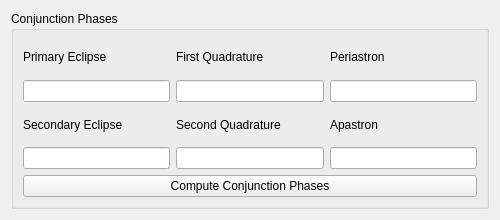
<?xml version="1.0" encoding="UTF-8"?>
<ui version="4.0">
 <class>ConjunctionWidget</class>
 <widget class="QWidget" name="ConjunctionWidget">
  <property name="geometry">
   <rect>
    <x>0</x>
    <y>0</y>
    <width>500</width>
    <height>220</height>
   </rect>
  </property>
  <property name="minimumSize">
   <size>
    <width>500</width>
    <height>220</height>
   </size>
  </property>
  <property name="maximumSize">
   <size>
    <width>500</width>
    <height>220</height>
   </size>
  </property>
  <property name="windowTitle">
   <string>Computed Conjunctions</string>
  </property>
  <layout class="QGridLayout" name="gridLayout">
   <item row="0" column="0">
    <widget class="QGroupBox" name="groupBox">
     <property name="title">
      <string>Conjunction Phases</string>
     </property>
     <layout class="QGridLayout" name="gridLayout_2">
      <item row="0" column="0">
       <widget class="QLabel" name="primary_label">
        <property name="sizePolicy">
         <sizepolicy hsizetype="Preferred" vsizetype="Preferred">
          <horstretch>0</horstretch>
          <verstretch>0</verstretch>
         </sizepolicy>
        </property>
        <property name="text">
         <string>Primary Eclipse</string>
        </property>
       </widget>
      </item>
      <item row="0" column="1">
       <widget class="QLabel" name="f_quadrature_label">
        <property name="sizePolicy">
         <sizepolicy hsizetype="Preferred" vsizetype="Preferred">
          <horstretch>0</horstretch>
          <verstretch>0</verstretch>
         </sizepolicy>
        </property>
        <property name="text">
         <string>First Quadrature</string>
        </property>
       </widget>
      </item>
      <item row="0" column="2">
       <widget class="QLabel" name="p_ast_label">
        <property name="sizePolicy">
         <sizepolicy hsizetype="Preferred" vsizetype="Preferred">
          <horstretch>0</horstretch>
          <verstretch>0</verstretch>
         </sizepolicy>
        </property>
        <property name="text">
         <string>Periastron</string>
        </property>
       </widget>
      </item>
      <item row="1" column="0" colspan="3">
       <layout class="QHBoxLayout" name="horizontalLayout">
        <item>
         <widget class="QLineEdit" name="prieclipse_opt">
          <property name="readOnly">
           <bool>true</bool>
          </property>
         </widget>
        </item>
        <item>
         <widget class="QLineEdit" name="firstquad_opt">
          <property name="readOnly">
           <bool>true</bool>
          </property>
         </widget>
        </item>
        <item>
         <widget class="QLineEdit" name="periastron_opt">
          <property name="readOnly">
           <bool>true</bool>
          </property>
         </widget>
        </item>
       </layout>
      </item>
      <item row="2" column="0">
       <widget class="QLabel" name="s_eclipse_label">
        <property name="sizePolicy">
         <sizepolicy hsizetype="Preferred" vsizetype="Preferred">
          <horstretch>0</horstretch>
          <verstretch>0</verstretch>
         </sizepolicy>
        </property>
        <property name="text">
         <string>Secondary Eclipse</string>
        </property>
       </widget>
      </item>
      <item row="2" column="1">
       <widget class="QLabel" name="secondary_label">
        <property name="sizePolicy">
         <sizepolicy hsizetype="Preferred" vsizetype="Preferred">
          <horstretch>0</horstretch>
          <verstretch>0</verstretch>
         </sizepolicy>
        </property>
        <property name="text">
         <string>Second Quadrature</string>
        </property>
       </widget>
      </item>
      <item row="2" column="2">
       <widget class="QLabel" name="a_past_label">
        <property name="sizePolicy">
         <sizepolicy hsizetype="Preferred" vsizetype="Preferred">
          <horstretch>0</horstretch>
          <verstretch>0</verstretch>
         </sizepolicy>
        </property>
        <property name="text">
         <string>Apastron</string>
        </property>
       </widget>
      </item>
      <item row="3" column="0" colspan="3">
       <layout class="QHBoxLayout" name="horizontalLayout_2">
        <item>
         <widget class="QLineEdit" name="sececlipse_opt">
          <property name="readOnly">
           <bool>true</bool>
          </property>
         </widget>
        </item>
        <item>
         <widget class="QLineEdit" name="secondquad_opt">
          <property name="readOnly">
           <bool>true</bool>
          </property>
         </widget>
        </item>
        <item>
         <widget class="QLineEdit" name="apastron_opt">
          <property name="readOnly">
           <bool>true</bool>
          </property>
         </widget>
        </item>
       </layout>
      </item>
      <item row="4" column="0" colspan="3">
       <widget class="QPushButton" name="conj_btn">
        <property name="text">
         <string>Compute Conjunction Phases</string>
        </property>
       </widget>
      </item>
     </layout>
    </widget>
   </item>
  </layout>
 </widget>
 <tabstops>
  <tabstop>prieclipse_opt</tabstop>
  <tabstop>firstquad_opt</tabstop>
  <tabstop>periastron_opt</tabstop>
  <tabstop>sececlipse_opt</tabstop>
  <tabstop>secondquad_opt</tabstop>
  <tabstop>apastron_opt</tabstop>
  <tabstop>conj_btn</tabstop>
 </tabstops>
 <resources/>
 <connections/>
</ui>
